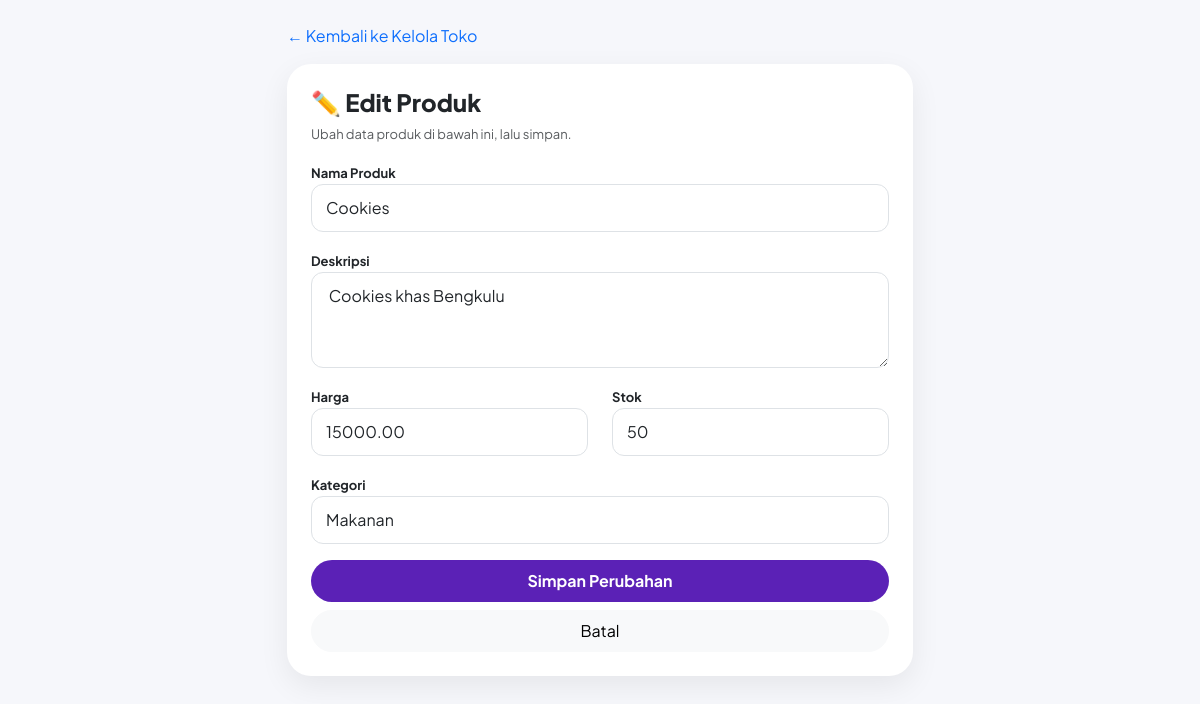
The page /edit_produk.php?id=1 on the database its author committed.
### tables this page shows
CREATE TABLE `produk` (
  `id` int(11) NOT NULL,
  `penjual_id` int(11) DEFAULT NULL,
  `kategori_id` int(11) DEFAULT NULL,
  `nama` varchar(150) DEFAULT NULL,
  `deskripsi` text DEFAULT NULL,
  `harga` decimal(12,2) DEFAULT NULL,
  `stok` int(11) DEFAULT NULL,
  `gambar` varchar(255) DEFAULT NULL
);

### edit_produk.php (the view, shortened to what this page needs)
<?php include 'config.php'; $id=$_GET['id']; $p=$conn->query("SELECT * FROM produk WHERE id=$id")->fetch_assoc();
 ?>
<!DOCTYPE html><html><head>
<link href="https://cdn.jsdelivr.net/npm/bootstrap@5.3.0/dist/css/bootstrap.min.css" rel="stylesheet">
</head><body>
<div class="container mt-4" style="max-width:650px">
<a href="admin_produk.php" class="text-decoration-none">← Kembali ke Kelola Toko</a>
<div class="card p-4 mt-3">
<h4 style="font-weight:800">✏️ Edit Produk</h4><p class="text-muted" style="font-size:13px">Ubah data produk di bawah ini, lalu simpan.</p>
<form method="POST">
<label class="fw-bold" style="font-size:13px">Nama Produk</label><input type="text" name="nama" value="<?= $p['nama'] ?>" class="form-control input-modern mb-3" required>
<label class="fw-bold" style="font-size:13px">Deskripsi</label><textarea name="deskripsi" class="form-control input-modern mb-3" rows="3"><?= $p['deskripsi'] ?></textarea>
<div class="row"><div class="col"><label class="fw-bold" style="font-size:13px">Harga</label><input type="number" name="harga" value="<?= $p['harga'] ?>" class="form-control input-modern mb-3" required></div><div class="col"><label class="fw-bold" style="font-size:13px">Stok</label><input type="number" name="stok" value="<?= $p['stok'] ?>" class="form-control input-modern mb-3" required></div></div>
<label class="fw-bold" style="font-size:13px">Kategori</label><select name="kategori_id" class="form-control input-modern mb-3"><?php $k=$conn->query("SELECT * FROM kategori"); while($r=$k->fetch_assoc()){ $sel=($r['id']==$p['kategori_id'])?'selected':''; echo "<option value='{$r['id']}' $sel>{$r['nama_kategori']}</option>"; } ?></select>
<button name="update" class="btn w-100 text-white rounded-pill py-2" style="background:#5b21b6;font-weight:700">Simpan Perubahan</button>
<a href="admin_produk.php" class="btn w-100 btn-light rounded-pill py-2 mt-2">Batal</a>
</form></div></div></body></html>

### edit_produk.php (style rules this page uses)
body { font-family:'Plus Jakarta Sans',sans-serif;background:#f6f7fb }
.card { border:none;border-radius:24px;box-shadow:0 10px 30px rgba(0,0,0,.07) }
.input-modern { border-radius:12px;padding:11px 14px }

### rows shown on the page
produk: nama "Cookies", deskripsi "Cookies khas Bengkulu", harga "15000.00", stok "50"

### other values the page prints
form field kategori_id "Makanan"
